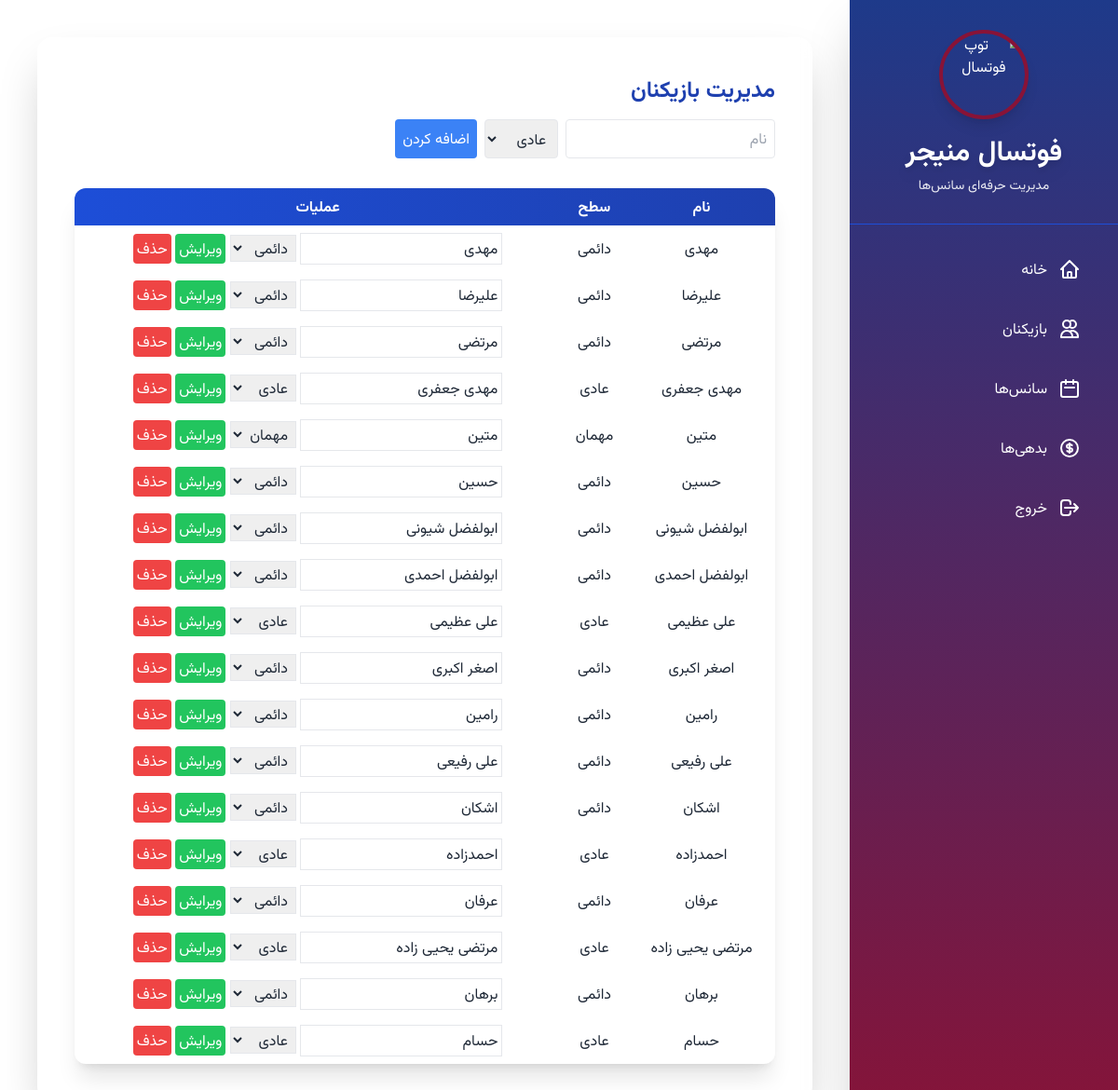
Screenshot of /players (signed in) with the database file from the repository.
### models.py (models this page shows)
class Player(SQLModel, table=True):
    id: Optional[int] = Field(default=None, primary_key=True)
    name: str
    level: str  # "guest", "normal", "permanent"

### main.py (the view)
@app.get("/players", response_class=HTMLResponse)
def players_page(request: Request, db: DBSession = Depends(get_session), user=Depends(get_current_user)):
    players = db.exec(select(Player)).all()
    return templates.TemplateResponse("players.html", {"request": request, "players": players})

### templates/players.html (shortened to what this page needs)
{% extends "base.html" %}
{% block content %}
<h2 class="text-2xl font-bold mb-4 text-blue-800">مدیریت بازیکنان</h2>
<form method="post" action="/players" class="flex gap-2 mb-8">
    <input type="text" name="name" placeholder="نام" class="p-2 border rounded">
    <select name="level" class="p-2 border rounded">
        <option value="normal" selected>عادی</option>
    </select>
    <button type="submit" class="bg-blue-500 text-white p-2 rounded">اضافه کردن</button>
</form>
<table class="w-full border-collapse bg-white shadow-xl rounded-xl overflow-hidden">
    <thead>
        <tr class="bg-gradient-to-r from-blue-700 to-blue-800 text-white">
            <th class="p-2">نام</th>
            <th class="p-2">سطح</th>
            <th class="p-2">عملیات</th>
        </tr>
    </thead>
    <tbody class="text-center">
        {% for player in players %}
        <tr>
            <td class="p-2">{{ player.name }}</td>
            <td class="p-2">{%if player.level == 'guest' %} مهمان {%elif player.level == 'permanent' %}دائمی {%elif player.level == 'normal' %}عادی{%endif%}</td>
            <td class="p-2">
                <form method="post" action="/players/{{ player.id }}/edit" class="inline">
                    <input type="text" name="name" value="{{ player.name }}" class="p-1 border">
                    <select name="level" class="p-1 border">
                        <option value="guest" {% if player.level == "guest" %}selected{% endif %}>مهمان</option>
                        <option value="normal" {% if player.level == "normal" %}selected{% endif %}>عادی</option>
                        <option value="permanent" {% if player.level == "permanent" %}selected{% endif %}>دائمی</option>
                    </select>
                    <button type="submit" class="bg-green-500 text-white p-1 rounded">ویرایش</button>
                </form>
                <form method="post" action="/players/{{ player.id }}/delete" class="inline">
                    <button type="submit" class="bg-red-500 text-white p-1 rounded">حذف</button>
                </form>
            </td>
        </tr>
        {% endfor %}
    </tbody>
</table>
{% endblock %}

### templates/base.html (shortened to what this page needs)
<!DOCTYPE html>
<html lang="fa" dir="rtl">
<head>
    <script src="https://cdn.tailwindcss.com"></script>
</head>
<body class="min-h-screen text-gray-800">
    <div class="flex min-h-screen">
        <nav id="sidebar" class="w-72 bg-gradient-to-b from-blue-900 to-rose-900 text-white shadow-2xl flex flex-col md:relative md:right-0">
            <div class="p-8 text-center border-b border-blue-700">
                <div class="flex justify-center mb-4">
                    <img src="https://freesvg.org/img/soccer_ball2.png" alt="توپ فوتسال" class="w-24 h-24 rounded-full border-4 border-rose-900 shadow-lg">
                </div>
                <h1 class="text-3xl font-bold text-white drop-shadow-lg">فوتسال منیجر</h1>
                <p class="text-sm mt-2 opacity-90">مدیریت حرفه‌ای سانس‌ها</p>
            </div>
            <ul class="flex-1 p-6 space-y-4">
                <li><a href="/" class="flex items-center py-3 px-4 rounded-lg hover:bg-white hover:text-gray-800 transition duration-300">
                    <svg class="w-6 h-6 ml-3" fill="none" stroke="currentColor" viewBox="0 0 24 24"><path stroke-linecap="round" stroke-linejoin="round" stroke-width="2" d="M3 12l2-2m0 0l7-7 7 7M5 10v10a1 1 0 001 1h3m10-11l2 2m-2-2v10a1 1 0 01-1 1h-3m-6 0a1 1 0 001-1v-4a1 1 0 011-1h2a1 1 0 011 1v4a1 1 0 001 1m-6 0h6"/></svg>
                    خانه
                </a></li>
                <li><a href="/players" class="flex items-center py-3 px-4 rounded-lg hover:bg-white hover:text-gray-800 transition duration-300">
                    <svg class="w-6 h-6 ml-3" fill="none" stroke="currentColor" viewBox="0 0 24 24"><path stroke-linecap="round" stroke-linejoin="round" stroke-width="2" d="M12 4.354a4 4 0 110 5.292M15 21H3v-1a6 6 0 0112 0v1zm0 0h6v-1a6 6 0 00-9-5.197M13 7a4 4 0 11-8 0 4 4 0 018 0z"/></svg>
                    بازیکنان
                </a></li>
                <li><a href="/sessions" class="flex items-center py-3 px-4 rounded-lg hover:bg-white hover:text-gray-800 transition duration-300">
                    <svg class="w-6 h-6 ml-3" fill="none" stroke="currentColor" viewBox="0 0 24 24"><path stroke-linecap="round" stroke-linejoin="round" stroke-width="2" d="M8 7V3m8 4V3m-9 8h10M5 21h14a2 2 0 002-2V7a2 2 0 00-2-2H5a2 2 0 00-2 2v12a2 2 0 002 2z"/></svg>
                    سانس‌ها
                </a></li>
                <li><a href="/debts" class="flex items-center py-3 px-4 rounded-lg hover:bg-white hover:text-gray-800 transition duration-300">
                    بدهی‌ها
                </a></li>
                <li><a href="/logout" class="flex items-center py-3 px-4 rounded-lg hover:bg-red-800 transition duration-300">
                    <svg class="w-6 h-6 ml-3" fill="none" stroke="currentColor" viewBox="0 0 24 24"><path stroke-linecap="round" stroke-linejoin="round" stroke-width="2" d="M17 16l4-4m0 0l-4-4m4 4H7m6 4v1a3 3 0 01-3 3H6a3 3 0 01-3-3V7a3 3 0 013-3h4a3 3 0 013 3v1"/></svg>
                    خروج
                </a></li>
            </ul>
        </nav>
        <main class="flex-1 p-6 md:p-10 overflow-y-auto">
            <div class="bg-white/40 backdrop-blur rounded-2xl shadow-2xl p-6 md:p-10 min-h-full">
                {% block content %}{% endblock %}
            </div>
        </main>
    </div>
</body>
</html>

### templates/base.html (style rules this page uses)
body { background-image: url('https://wallpapers.com/images/hd/cool-football-stadium-spotlights-pnjw0muf781r1u4f.jpg'); background-size: cover; background-attachment: fixed; background-position: center; font-family: "Vazirmatn-Fontara", sans-serif; }
.backdrop-blur { backdrop-filter: blur(8px); }

### rows the page displays
Player: name "مهدی", shows "دائمی", level "دائمی"
Player: name "علیرضا", shows "دائمی", level "دائمی"
Player: name "مرتضی", shows "دائمی", level "دائمی"
Player: name "مهدی جعفری", shows "عادی", level "عادی"
Player: name "متین", shows "مهمان", level "مهمان"
Player: name "حسین", shows "دائمی", level "دائمی"
Player: name "ابولفضل شیونی", shows "دائمی", level "دائمی"
Player: name "ابولفضل احمدی", shows "دائمی", level "دائمی"
Player: name "علی عظیمی", shows "عادی", level "عادی"
Player: name "اصغر اکبری", shows "دائمی", level "دائمی"
Player: name "رامین", shows "دائمی", level "دائمی"
Player: name "علی رفیعی", shows "دائمی", level "دائمی"
Player: name "اشکان", shows "دائمی", level "دائمی"
Player: name "احمدزاده", shows "عادی", level "عادی"
Player: name "عرفان", shows "دائمی", level "دائمی"
Player: name "مرتضی یحیی زاده", shows "عادی", level "عادی"
Player: name "برهان", shows "دائمی", level "دائمی"
Player: name "حسام", shows "عادی", level "عادی"
